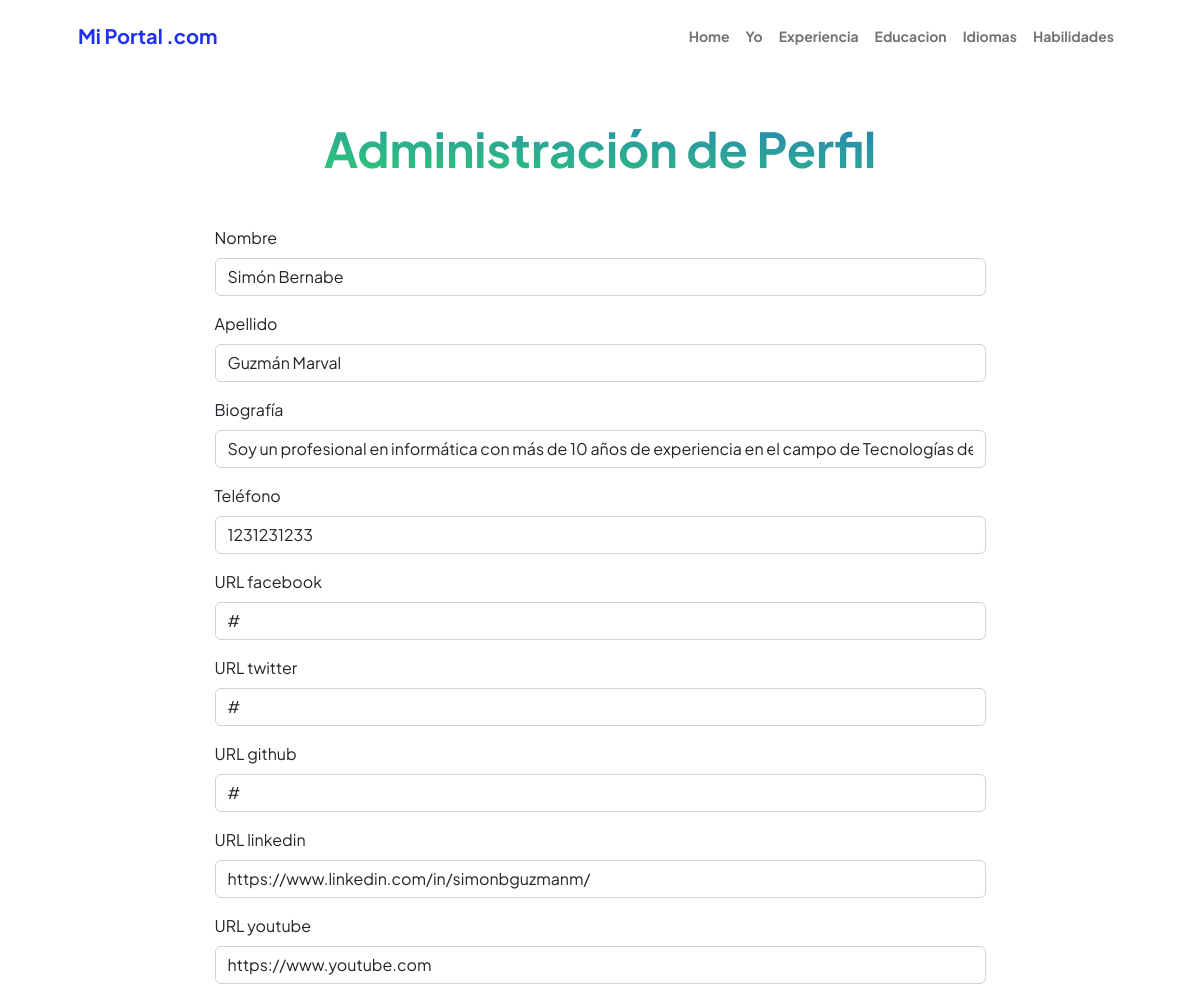
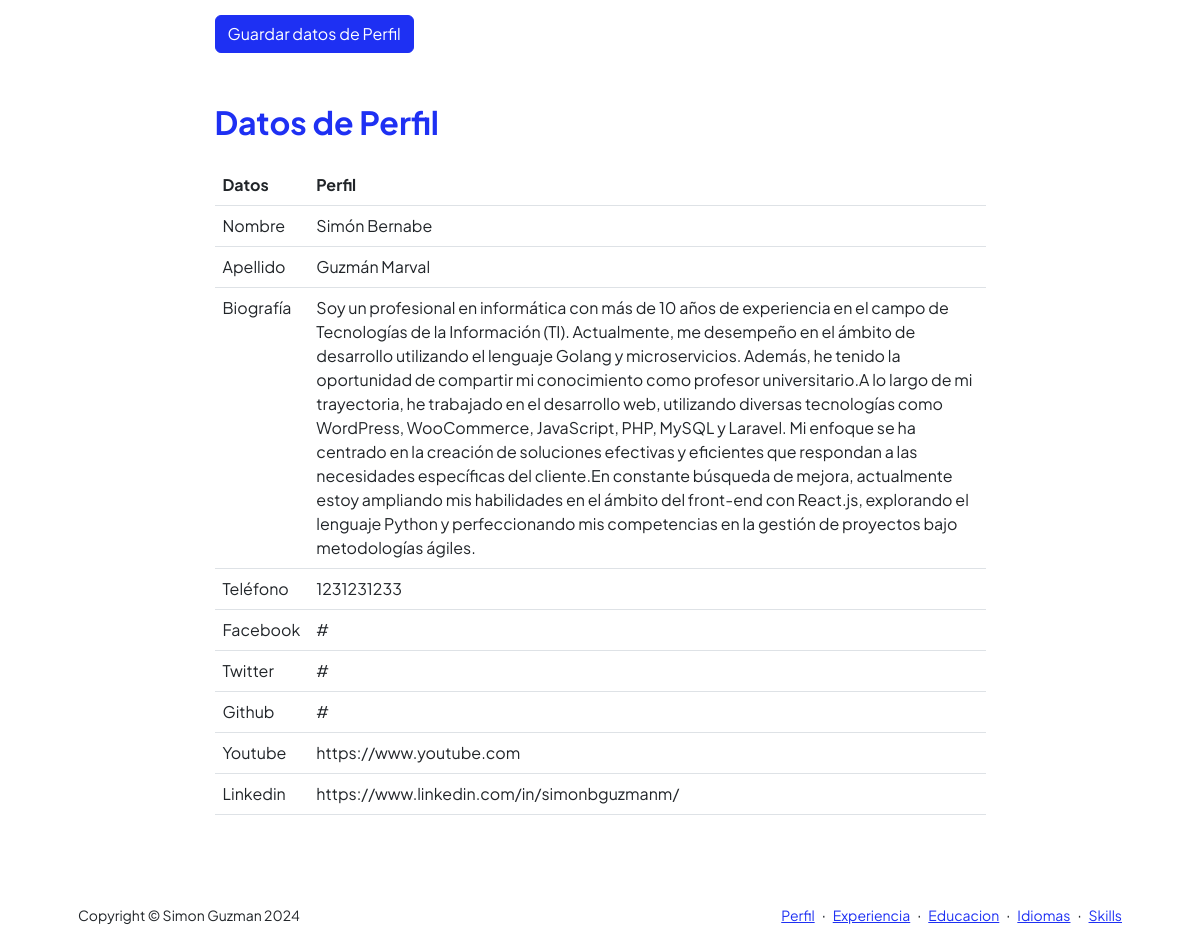
Before: /AppCurriculum/perfil with the older database file (2 pictures, top to bottom).
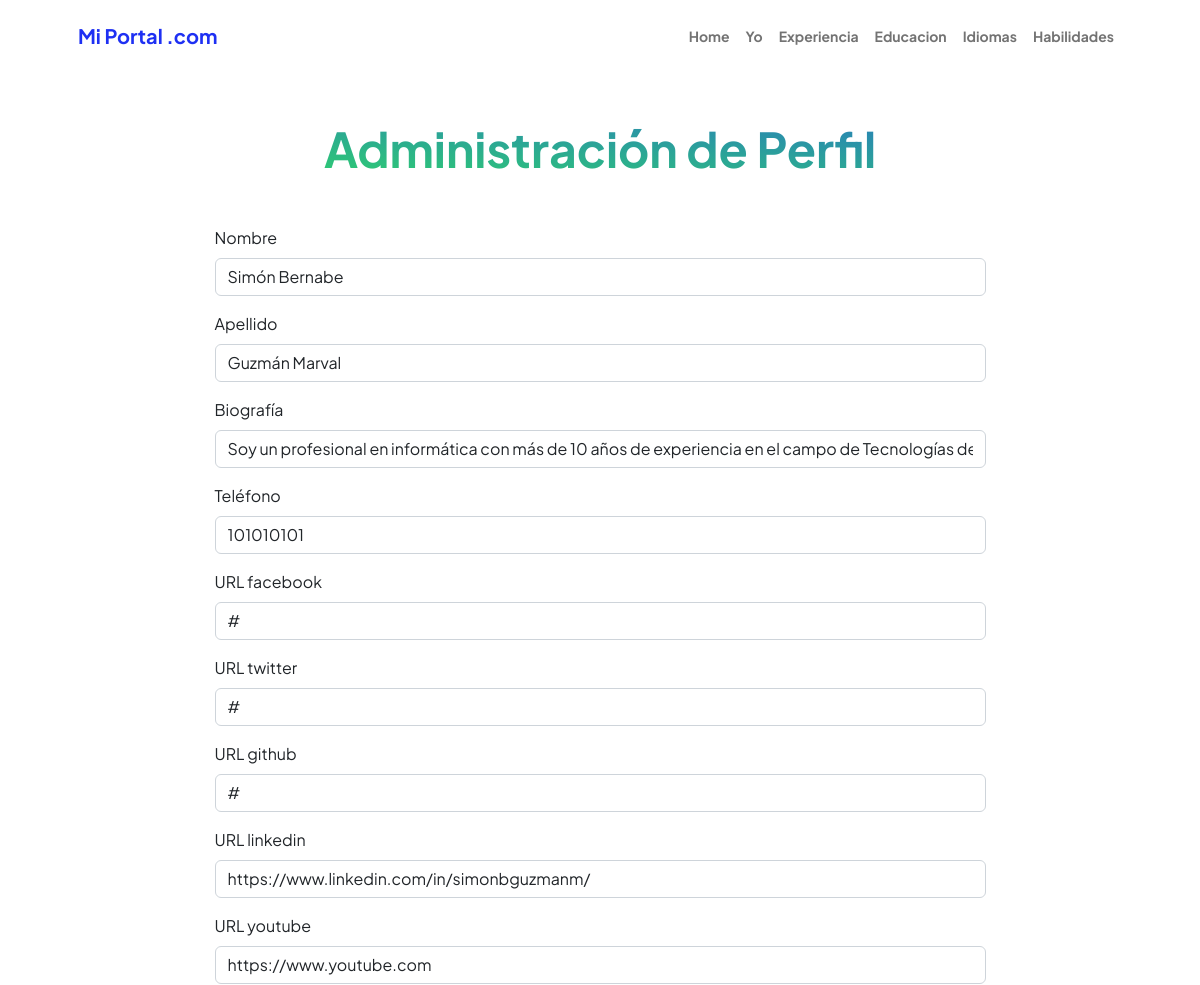
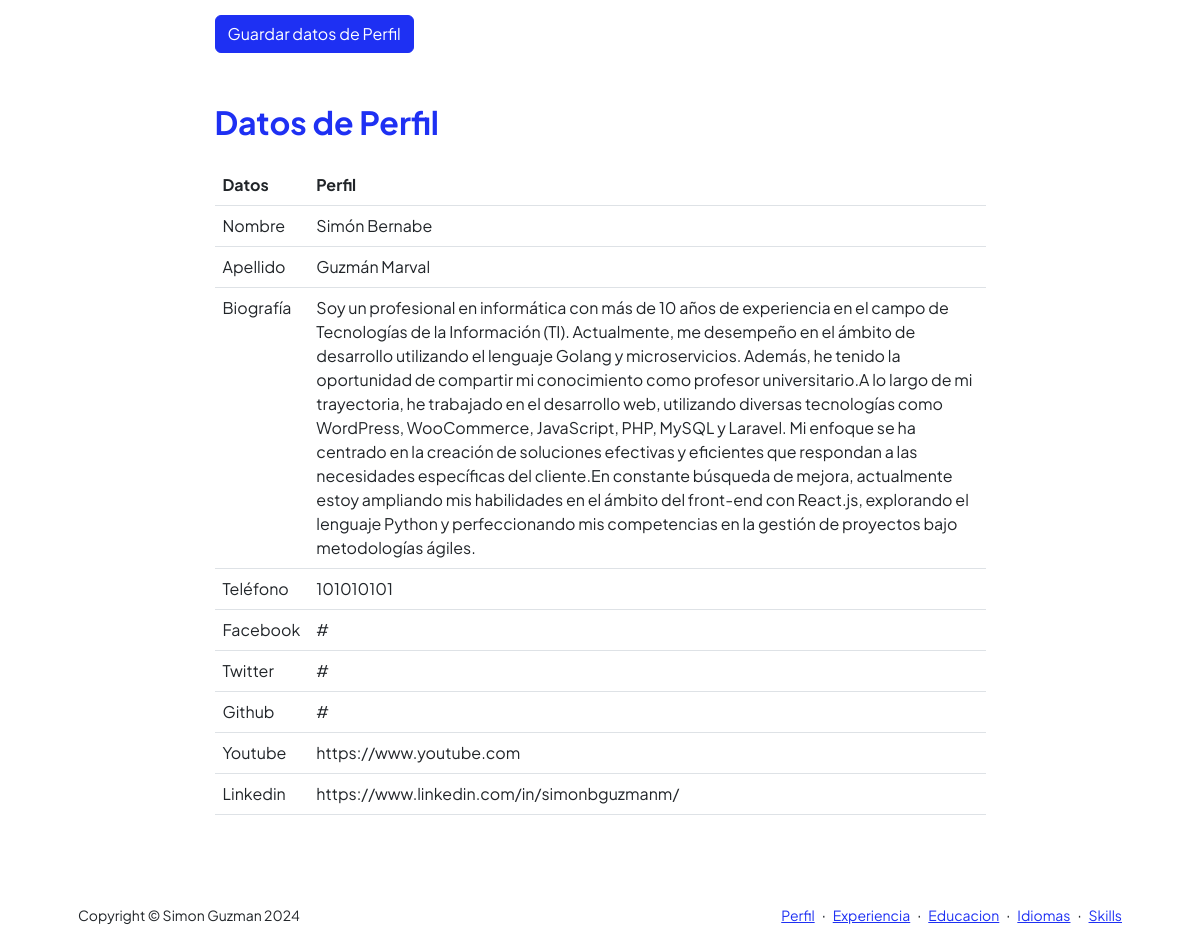
After: the same page with the newer database file (2 pictures, top to bottom).
### AppCurriculum/models.py (models this page shows, shortened)
class DataUsuario(models.Model):
    nombre = models.CharField(max_length=100)
    apellido = models.CharField(max_length=100)
    bio = models.CharField(max_length=1000)
    telefono = models.CharField(max_length=20)
    url_twitter = models.CharField(max_length=30)
    url_facebook = models.CharField(max_length=30)
    url_github= models.CharField(max_length=30)
    url_youtube = models.CharField(max_length=30)
    url_linkedin = models.CharField(max_length=30)

### AppCurriculum/views.py (the view)
# urls.py: path('perfil',views.datos_usuario,name="Perfil"),
def datos_usuario(request):
    data=DataUsuario.objects.latest('id')
    if request.method == 'POST':
        miFormulario = DataUsuarioFormulario(request.POST)
        print("antes")
        if miFormulario.is_valid():
            informacion = miFormulario.cleaned_data
            print("aaa")
            exp = DataUsuario.objects.get(id=1)
            exp.nombre = informacion['nombre']
            exp.apellido = informacion['apellido']
            exp.bio = informacion['bio']
            exp.telefono = informacion['telefono']
            exp.url_twitter = informacion['url_twitter']
            exp.url_facebook = informacion['url_facebook']
            exp.url_github = informacion['url_github']
            exp.url_youtube = informacion['url_youtube']
            exp.url_linkedin = informacion['url_linkedin']
            exp.save()
            miFormulario = DataUsuarioFormulario(initial={
            'nombre': informacion['nombre'],
            'apellido': informacion['apellido'],
            'bio': informacion['bio'],
            'telefono': informacion['telefono'],
            'url_twitter': informacion['url_twitter'],
            'url_facebook': informacion['url_facebook'],
            'url_github': informacion['url_github'],
            'url_youtube': informacion['url_youtube'],
            'url_linkedin': informacion['url_linkedin'],})
            data=DataUsuario.objects.latest('id')
            return render(request,"AppCurriculum/perfil.html",{"info":data,"miFormulario":miFormulario,"resp":"Datos guardados Correctamente"})
    else:
       miFormulario = DataUsuarioFormulario(initial={
            'nombre': data.nombre,
            'apellido': data.apellido,
            'bio': data.bio,
            'telefono': data.telefono,
            'url_twitter': data.url_twitter,
            'url_facebook': data.url_facebook,
            'url_github': data.url_github,
            'url_youtube': data.url_youtube,
            'url_linkedin': data.url_linkedin,
        })
    return render(request,"AppCurriculum/perfil.html",{"info":data,"miFormulario":miFormulario})

### AppCurriculum/templates/AppCurriculum/perfil.html (shortened to what the changed rows need)
{% extends "AppCurriculum/template.html" %}
{% load static %}
{% block datosDinamicos %}
<div class="container px-5 my-5">
    <div class="text-center mb-5">
        <h1 class="display-5 fw-bolder mb-0"><span class="text-gradient d-inline">Administración de Perfil</span></h1>
    </div>
    <div class="row gx-5 justify-content-center">
        <div class="col-lg-11 col-xl-9 col-xxl-8">
              <section style="margin-bottom: 50px;">
              <form action="" method="POST" class="mb-3">{% csrf_token %}
                  <div class="mb-3">
                    <label for="{{ miFormulario.nombre.id_for_label }}" class="form-label">{{ miFormulario.nombre.label }}</label>
                    {{ miFormulario.nombre }}
                  </div>
                  <div class="mb-3">
                    <label for="{{ miFormulario.apellido.id_for_label }}" class="form-label">{{ miFormulario.apellido.label }}</label>
                    {{ miFormulario.apellido }}
                  </div>
                  <div class="mb-3">
                    <label for="{{ miFormulario.bio.id_for_label }}" class="form-label">{{ miFormulario.bio.label }}</label>
                    {{ miFormulario.bio }}
                  </div>
                  <div class="mb-3">
                    <label for="{{ miFormulario.telefono.id_for_label }}" class="form-label">{{ miFormulario.telefono.label }}</label>
                    {{ miFormulario.telefono }}
                </div>
                <div class="mb-3">
                    <label for="{{ miFormulario.url_facebook.id_for_label }}" class="form-label">{{ miFormulario.url_facebook.label }}</label>
                    {{ miFormulario.url_facebook }}
                </div>
                  <div class="mb-3">
                      <label for="{{ miFormulario.url_twitter.id_for_label }}" class="form-label">{{ miFormulario.url_twitter.label }}</label>
                      {{ miFormulario.url_twitter }}
                  </div>
                  <div class="mb-3">
                      <label for="{{ miFormulario.url_github.id_for_label }}" class="form-label">{{ miFormulario.url_github.label }}</label>
                      {{ miFormulario.url_github }}
                  </div>
                  <div class="mb-3">
                    <label for="{{ miFormulario.url_linkedin.id_for_label }}" class="form-label">{{ miFormulario.url_linkedin.label }}</label>
                    {{ miFormulario.url_linkedin }}
                </div>
                <div class="mb-3">
                  <label for="{{ miFormulario.url_youtube.id_for_label }}" class="form-label">{{ miFormulario.url_youtube.label }}</label>
                  {{ miFormulario.url_youtube }}
              </div>
              </form>
            </section>
            <section>
                <table class="table caption-top">
                    <div class="d-flex align-items-center justify-content-between mb-4">
                        <h2 class="text-primary fw-bolder mb-0">Datos de Perfil</h2>
                    </div>
                    <thead>
                      <tr>
                        <th scope="col">Datos</th>
                        <th scope="col">Perfil</th>
                      </tr>
                    </thead>
                    <tbody>
                      <tr>
                        <td>Nombre</td>
                        <td>{{info.nombre}}</td>
                      </tr>
                      <tr>
                        <td>Apellido</td>
                        <td>{{info.apellido}}</td>
                      </tr>
                      <tr>
                        <td>Biografía</td>
                        <td>{{info.bio}}</td>
                      </tr>
                      <tr>
                        <td>Teléfono</td>
                        <td>{{info.telefono}}</td>
                      </tr>
                      <tr>
                        <td>Facebook</td>
                        <td>{{info.url_facebook}}</td>
                      </tr>
                      <tr>
                        <td>Twitter</td>
                        <td>{{info.url_twitter}}</td>
                      </tr>
                      <tr>
                        <td>Github</td>
                        <td>{{info.url_github}}</td>
                      </tr>
                      <tr>
                        <td>Youtube</td>
                        <td>{{info.url_youtube}}</td>
                      </tr>
                      <tr>
                        <td>Linkedin</td>
                        <td>{{info.url_linkedin}}</td>
                      </tr>
                    </tbody>
                </table>
            </section>
        </div>
    </div>
</div>
{% endblock %}

Changed rows visible on the page:
changed DataUsuario "Simón Bernabe": telefono "1231231233" → "101010101"
